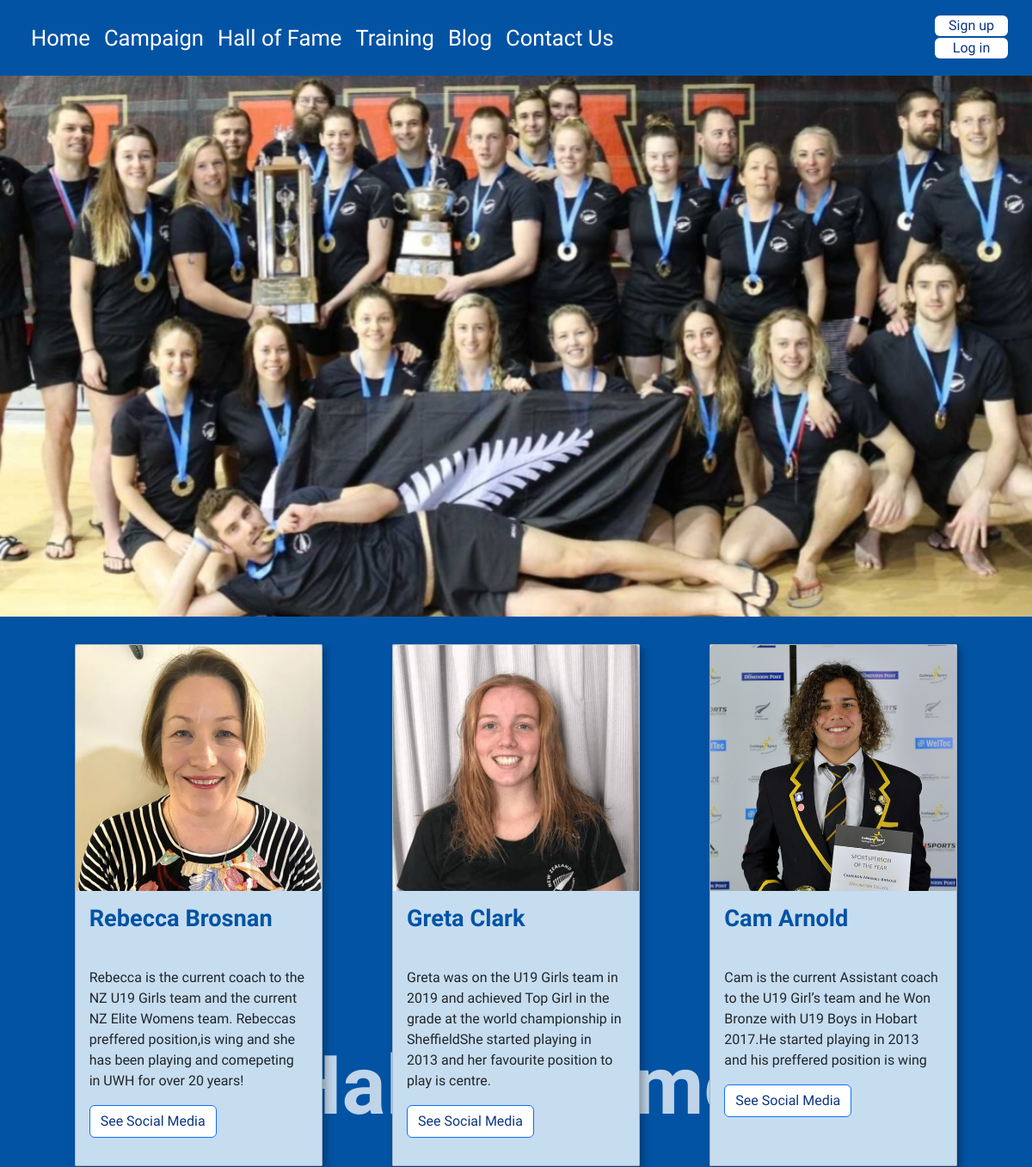
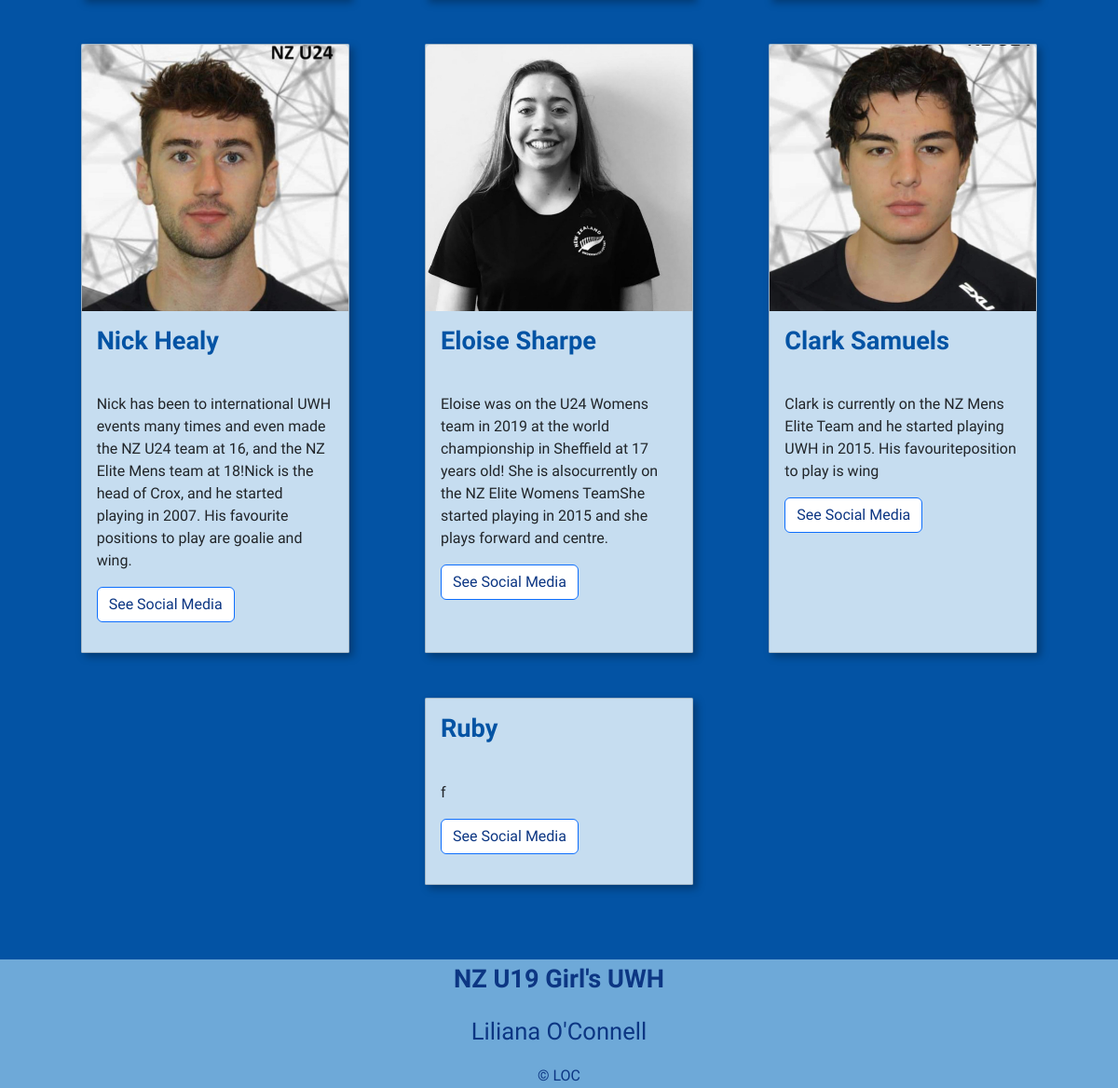
The app's page /halloffame with its own data (2 pictures, top to bottom).
### tables this page shows
CREATE TABLE halloffame(
    hof_id integer primary key autoincrement not null,
    name text not null unique,
    description text not null unique,
    socials text not null,
    headshot text not null
);

### server.py (the view)
@app.route('/halloffame')
def halloffame():
    sql = """ select halloffame.hof_id, halloffame.name, halloffame.description, halloffame.socials, halloffame.headshot
        from halloffame """
    result = run_search_query_tuples(sql, (), db_path, True)
    print(result)
    return render_template("halloffame.html", halloffame=result)

### db_function.py (called while the page is built)
def run_search_query_tuples(sql_query, values_tuple, file_path, rowfactory=False):
    result = None
    try:
        db = sqlite3.connect(file_path)
        if rowfactory:
            db.row_factory = sqlite3.Row
        cursor = db.cursor()
        cursor.execute(sql_query, values_tuple)
        result = cursor.fetchall()
        cursor.close()
    except sqlite3.Error as error:
        print("Error running search query tuples: {}".format(error))
        return None
    db.close()
    if result is None:
        print("No search values were found")
    return result

### templates/halloffame.html (shortened to what this page needs)
{% extends "layout.html" %}
{% block banner %}
<img src="static/images/coverimage_8.jpeg" alt="Front Banner" class="d-block" style="width:100%;"></div>
    <div class="hero"><h1> Hall of Fame </h1>
    </div>
{% endblock %}
{% block content %}
<div class="container-fluid p-3" style="background-color: rgb(3,83,164);">
    <div class="container-md">
        <div class="row p-3">
            {% for row in halloffame %}
            <div class="col mb-5">
                <div class="card mx-auto h-100 mb-3" style="width: 18em;">
                    <img class="card-img-top" src="{{ url_for('static', filename='images/'+row['headshot']) }}" alt="">
                    <h4 class="card-title p-3" style="color: rgb(3,83,164);">{{row['name']}}</h4>
                    <div class="card-body">
                        {{row['description'] | replace("\n", "<br>") }}
                        <br>
                        <a href={{row['socials']}} target="_blank" class="btn btn-primary mt-3">See Social Media</a>
                    </div>
                </div>
            </div>
            {% endfor %}
        </div>
    </div>
</div>
{% endblock %}

### static/styles.css (style rules this page uses)
:root { --brand-light: rgb(198,221,240); --brand-blue: rgb(3,83,164); --brand-medium: rgb(0,109,170); --brand-deep: rgb(12,54,131); --brand-light: rgb(110,169,216); }
body { background-color: var(--brand-blue); font-family: 'Fira sans', sans-serif; font-size: 100%; }
h1 { font-size: 3.5em; border: 0px solid red; padding:0; overflow: hidden; color: rgb(255,255,255,0.75); font-weight: bold; display: table; white-space: nowrap; margin: 0em; text-align: center; }
h1:before, h1:after { border-top: 3px rgb(255,255,255,0.75); content: ''; display: table-cell; position: relative; top: 0.65em; width: 50%; }
h1:before { right: 3%; }
h1:after { left: 3%; }
h4 { font-size: 3em; font-weight: bolder; color: black; padding-bottom: 0.5em; text-align: left; margin: 0; }
.hero { position: absolute; text-align: center; top: 50%; left: 50%; transform: translate(-50%, -50%); font-size: 1.7em; }
.btn { color: var(--brand-deep); background-color: white; }
.card { max-width: 500px; margin: auto; background-color: rgb(198,221,240); border-radius: 0.1em; filter: drop-shadow(0.25em 0.25em 0.25em rgba(0,0,0,0.3)); }
.card-title { font-size: 1.7em; font-weight: bold; text-align: left; }

### templates/halloffame.html (style rules this page uses)
.hero { position: absolute; text-align: center; top: 50%; left: 50%; color: rgba(200,200,200,0.75); transform: translate(-50%, -50%); }

### records on screen
halloffame: headshot (picture), name "Rebecca Brosnan", description "Rebecca is the current coach to the NZ U19 Girls team and the current NZ Elite Womens team. Rebeccas preffered position,is wing and she has been playing and comepeting in UWH for over 20 years!"
halloffame: headshot (picture), name "Greta Clark", description "Greta was on the U19 Girls team in 2019 and achieved Top Girl in the grade at the world championship in SheffieldShe started playing in 2013 and her favourite position to play is centre."
halloffame: headshot (picture), name "Cam Arnold", description "Cam is the current Assistant coach to the U19 Girl’s team and he Won Bronze with U19 Boys in Hobart 2017.He started playing in 2013 and his preffered position is wing"
halloffame: headshot (picture), name "Nick Healy", description "Nick has been to international UWH events many times and even made the NZ U24 team at 16, and the NZ Elite Mens team at 18!Nick is the head of Crox, and he started playing in 2007. His favourite positions to play are goalie and wing."
halloffame: headshot (picture), name "Eloise Sharpe", description "Eloise was on the U24 Womens team in 2019 at the world championship in Sheffield at 17 years old! She is alsocurrently on the NZ Elite Womens TeamShe started playing in 2015 and she plays forward and centre."
halloffame: headshot (picture), name "Clark Samuels", description "Clark is currently on the NZ Mens Elite Team and he started playing UWH in 2015. His favouriteposition to play is wing"
halloffame: name "Ruby", description "f"
